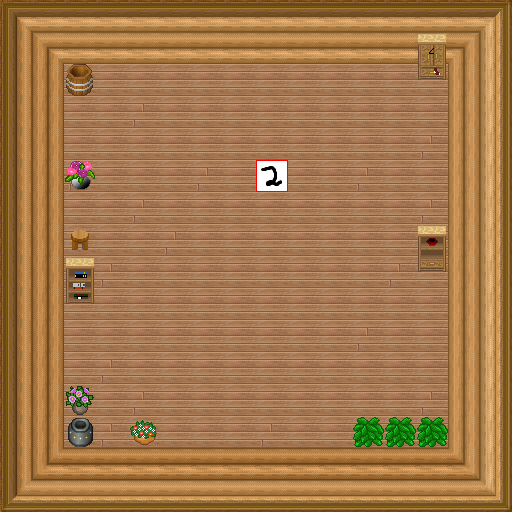

This is a level from a 2D game, rendered from its Tiled map with the project's own tilesets. A one-line summary and the map file follow, with tile-layer data summarised:
An orthogonal 16x16 tile map with 32x32 px tiles, 6 tile layers (0_floor, 1_terrain, 2_object, 3_roof, ...), 2 hidden layers not drawn, 23 tilesets.

<map version="1.0" orientation="orthogonal" renderorder="right-down" width="16" height="16" tilewidth="32" tileheight="32" nextobjectid="1">
 <tileset firstgid="1" name="barrel" tilewidth="32" tileheight="32" tilecount="2" columns="1">
  <image source="../../tileset/item/pot/barrel.png" width="32" height="64" />
 </tileset>
 <tileset firstgid="3" name="side_on" tilewidth="32" tileheight="32" tilecount="2" columns="2">
  <image source="../../tileset/furniture/bed/side_on.png" width="64" height="32" />
 </tileset>
 <tileset firstgid="5" name="flower_vase" tilewidth="32" tileheight="32" tilecount="3" columns="3">
  <image source="../../tileset/plant/indoor/flower_vase.png" width="96" height="32" />
 </tileset>
 <tileset firstgid="8" name="bright_bookshelf_and_cupboard" tilewidth="32" tileheight="32" tilecount="6" columns="3">
  <image source="../../tileset/furniture/shelve/bright_bookshelf_and_cupboard.png" width="96" height="64" />
 </tileset>
 <tileset firstgid="14" name="flowering_plant" tilewidth="32" tileheight="32" tilecount="2" columns="2">
  <image source="../../tileset/plant/indoor/flowering_plant.png" width="64" height="32" />
 </tileset>
 <tileset firstgid="16" name="pot_grey" tilewidth="32" tileheight="32" tilecount="1" columns="1">
  <image source="../../tileset/item/pot/pot_grey.png" width="32" height="32" />
 </tileset>
 <tileset firstgid="17" name="pot_plant" tilewidth="32" tileheight="32" tilecount="3" columns="1">
  <image source="../../tileset/plant/indoor/pot_plant.png" width="32" height="96" />
 </tileset>
 <tileset firstgid="20" name="stool" tilewidth="32" tileheight="32" tilecount="1" columns="1">
  <image source="../../tileset/furniture/chair/stool.png" width="32" height="32" />
 </tileset>
 <tileset firstgid="21" name="stairs" tilewidth="32" tileheight="32" tilecount="12" columns="2">
  <image source="../../tileset/building/stairs/stairs.png" width="64" height="192" />
 </tileset>
 <tileset firstgid="33" name="wooden_pale" tilewidth="32" tileheight="32" tilecount="1" columns="1">
  <image source="../../tileset/furniture/table/wooden_pale.png" width="32" height="32" />
 </tileset>
 <tileset firstgid="34" name="orb_table" tilewidth="32" tileheight="32" tilecount="2" columns="2">
  <image source="../../tileset/furniture/table/orb_table.png" width="64" height="32" />
 </tileset>
 <tileset firstgid="36" name="bushes" tilewidth="32" tileheight="32" tilecount="10" columns="5">
  <image source="../../tileset/plant/bush/bushes.png" trans="ffffff" width="160" height="64" />
 </tileset>
 <tileset firstgid="46" name="collision" tilewidth="32" tileheight="32" tilecount="1" columns="1">
  <image source="../../tileset/logic/collision.png" width="32" height="32" />
 </tileset>
 <tileset firstgid="47" name="plazy" tilewidth="32" tileheight="32" tilecount="27" columns="3">
  <image source="../../tileset/pol/waly/int_plazy.png" width="96" height="288" />
 </tileset>
 <tileset firstgid="74" name="okno" tilewidth="32" tileheight="32" tilecount="16" columns="8">
  <image source="../../tileset/pol/domki/okna/window_drewno.png" width="256" height="64" />
 </tileset>
 <tileset firstgid="90" name="drzwi" tilewidth="32" tileheight="32" tilecount="15" columns="5">
  <image source="../../tileset/pol/domki/drzwi/door_drewno_int.png" width="160" height="96" />
 </tileset>
 <tileset firstgid="105" name="deski" tilewidth="32" tileheight="32" tilecount="16" columns="2">
  <image source="../../tileset/pol/domki/podloga/deski_kaflee.png" width="64" height="256" />
 </tileset>
 <tileset firstgid="121" name="protection" tilewidth="32" tileheight="32" tilecount="2" columns="2">
  <image source="../../tileset/logic/protection.png" width="64" height="32" />
 </tileset>
 <tileset firstgid="123" name="papu" tilewidth="32" tileheight="32" tilecount="1" columns="1">
  <image source="../../tileset/logic/item/sheepfood.png" width="32" height="32" />
 </tileset>
 <tileset firstgid="124" name="ktrata" tilewidth="32" tileheight="32" tilecount="1" columns="1">
  <image source="../../tileset/item/grill_top.png" width="32" height="32" />
 </tileset>
 <tileset firstgid="125" name="veg" tilewidth="32" tileheight="32" tilecount="13" columns="13">
  <image source="../../tileset/logic/item/vegetable.png" width="416" height="32" />
 </tileset>
 <tileset firstgid="138" name="lampa" tilewidth="32" tileheight="32" tilecount="8" columns="2">
  <image source="../../tileset/furniture/light/dark_torch.png" width="64" height="128" />
 </tileset>
 <tileset firstgid="146" name="faumonia_kamyki" tilewidth="32" tileheight="32" tilecount="6" columns="6">
  <image source="../../tileset/logic/creature/faumonia_kamyki.png" width="192" height="32" />
 </tileset>
 <layer name="0_floor" width="16" height="16">
  <data>[256 cells, 256 non-empty, 2 distinct tile ids]</data>
 </layer>
 <layer name="1_terrain" width="16" height="16">
  <data>[256 cells, 112 non-empty, 16 distinct tile ids]</data>
 </layer>
 <layer name="2_object" width="16" height="16">
  <data>[256 cells, 13 non-empty, 11 distinct tile ids]</data>
 </layer>
 <layer name="3_roof" width="16" height="16">
  <data>[256 cells, 2 non-empty, 2 distinct tile ids]</data>
 </layer>
 <layer name="4_roof_add" width="16" height="16">
  <data>[256 cells, 0 non-empty, 0 distinct tile ids]</data>
 </layer>
 <layer name="objects" width="16" height="16">
  <data>[256 cells, 1 non-empty, 1 distinct tile ids]</data>
 </layer>
 <layer name="collision" width="16" height="16" visible="0">
  <data>[256 cells, 138 non-empty, 1 distinct tile ids]</data>
 </layer>
 <layer name="protection" width="16" height="16" visible="0">
  <data>[256 cells, 256 non-empty, 1 distinct tile ids]</data>
 </layer>
</map>
